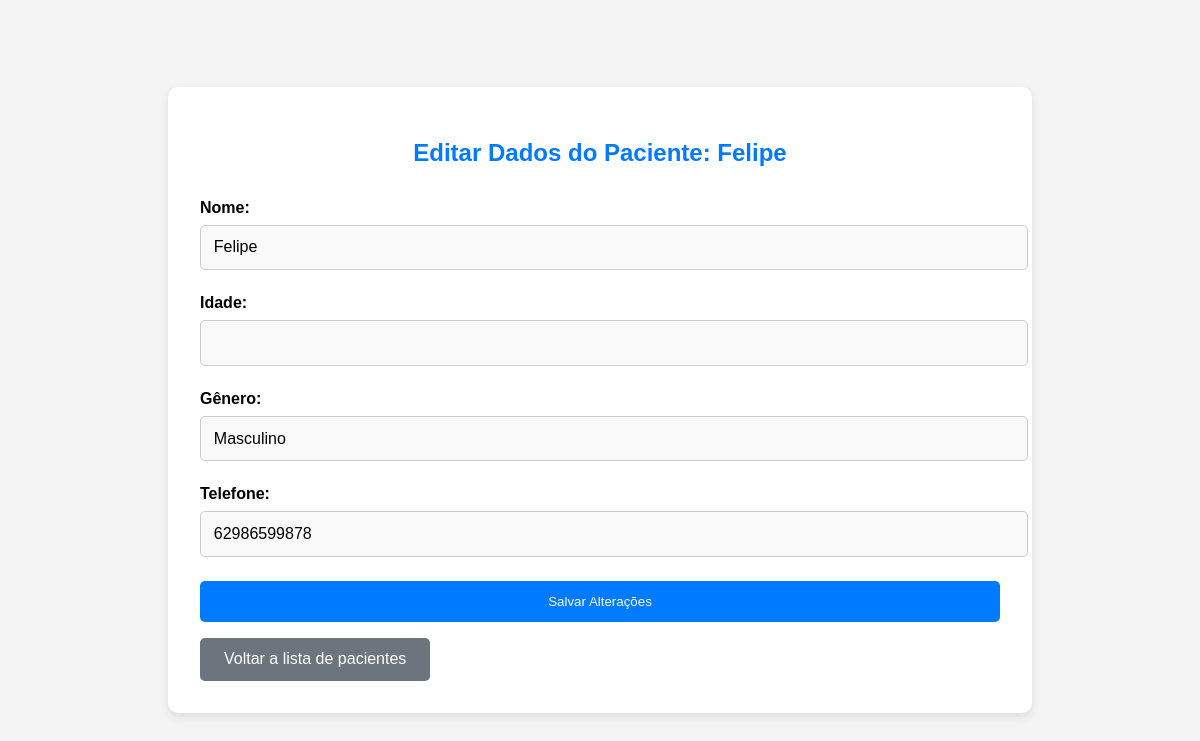
The page /edit_patient/2/ on the database its author committed.
### app/models.py (models this page shows, shortened)
class Patient(models.Model):
    name = models.CharField(max_length=255)
    age = models.IntegerField(null=True, blank=True)  # Permite nulos
    gender = models.CharField(max_length=10)
    contact = models.CharField(max_length=15)

### app/views.py (the view)
# urls.py: path('edit_patient/<int:patient_id>/', views.edit_patient, name='edit_patient'),
def edit_patient(request, patient_id):
    patient = get_object_or_404(Patient, id=patient_id)
    if request.method == 'POST':
        form = PatientEditForm(request.POST, instance=patient)
        if form.is_valid():
            return confirm_edit_patient(request, patient_id)
        else:
            messages.error(request, "Por favor, corrija os erros abaixo.")
    else:
        form = PatientEditForm(instance=patient)
    return render(request, 'app/edit_patient.html', {'form': form, 'patient': patient})

### app/views.py
class PatientEditForm(forms.ModelForm):
    class Meta:
        model = Patient
        fields = ['name', 'age', 'gender', 'contact']

### app/templates/app/edit_patient.html (shortened to what this page needs)
<!DOCTYPE html>
<html lang="pt-br">
<head>
</head>
<body>
    <main>
        <h2>Editar Dados do Paciente: {{ patient.name }}</h2>
        <form method="POST">
            <div class="form-group">
                <label for="id_name">Nome:</label>
                {{ form.name }}
            </div>
            <div class="form-group">
                <label for="id_age">Idade:</label>
                {{ form.age }}
            </div>
            <div class="form-group">
                <label for="id_gender">Gênero:</label>
                {{ form.gender }}
            </div>
            <div class="form-group">
                <label for="id_contact">Telefone:</label>
                {{ form.contact }}
            </div>
            <button type="submit" class="btn btn-primary">Salvar Alterações</button>
        </form>
        <a href="{% url 'select_patient_for_vital_signs' %}" class="btn btn-secondary">Voltar a lista de pacientes</a>
    </main>
</body>
</html>

### app/templates/app/edit_patient.html (style rules this page uses)
body { font-family: Arial, sans-serif; margin: 0; padding: 0; background-color: #f4f4f4; display: flex; justify-content: center; align-items: center; height: 100vh; flex-direction: column; }
main { background-color: #fff; padding: 2rem; border-radius: 10px; box-shadow: 0 4px 8px rgba(0, 0, 0, 0.1); width: 100%; max-width: 800px; margin: 2rem auto; }
h2 { color: #007bff; text-align: center; margin-bottom: 2rem; }
.form-group { margin-bottom: 1.5rem; }
.form-group label { font-weight: bold; display: block; margin-bottom: 0.5rem; }
.form-group input, .form-group select { width: 100%; padding: 0.8rem; font-size: 1rem; border-radius: 5px; border: 1px solid #ccc; background-color: #f9f9f9; }
.btn { padding: 0.8rem 1.5rem; border-radius: 5px; border: none; cursor: pointer; transition: background-color 0.3s; display: inline-block; }
.btn-primary { background-color: #007bff; color: #fff; width: 100%; }
.btn-secondary { background-color: #6c757d; color: #fff; margin-top: 1rem; }
a { text-decoration: none; margin-top: 1rem; display: inline-block; }
@media (min-width: 768px) { .form-group { display: flex; flex-direction: column; } }

### rows shown on the page
Patient: name "Felipe", gender "Masculino", contact "62986599878"
